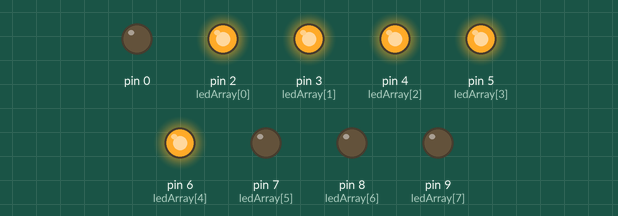
The sketch below on a simulated Arduino Uno, built with avr-gcc and run on an emulated ATmega328P. On the bench: output pins drawn as LEDs (lit = HIGH). Random numbers use the default seed unless the sketch sets one.

Above: at 0.15 s.
At 5.28 s:
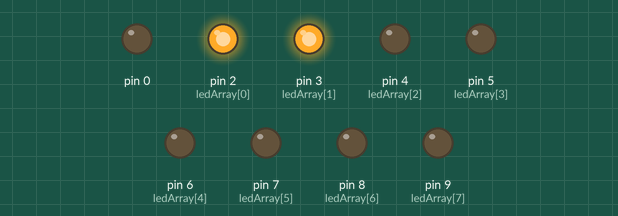
At 11.53 s:
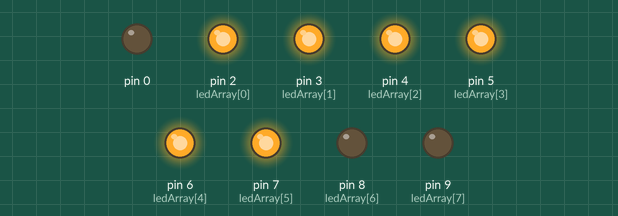
At 18.36 s:
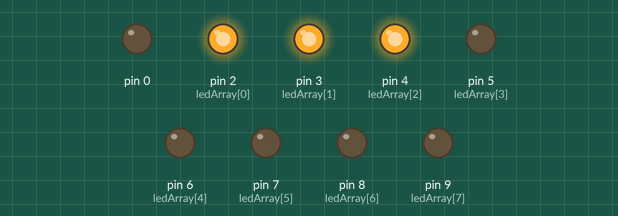
At 27.27 s:
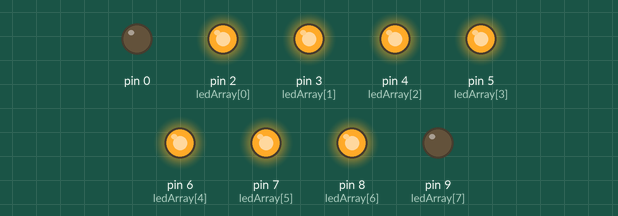
At 36.69 s:
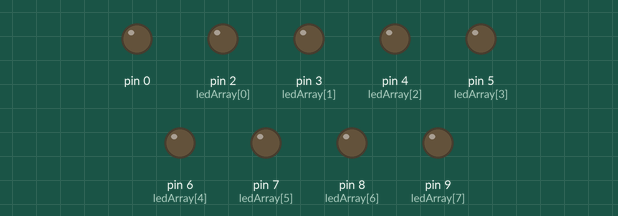
Timing chart, 0 to 40.0 s (numbered marks = the images above):
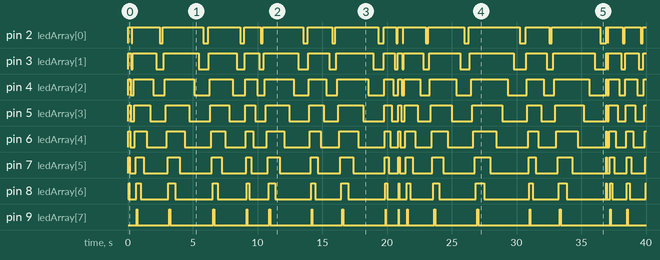

Measured:
- by itself, pin 3 (ledArray[1]): LOW → HIGH at 0.01 s, → LOW 0.26 s later, → HIGH 0.12 s later, → LOW 1.8 s later, … (37 changes in this stretch)
- by itself, pin 4 (ledArray[2]): LOW → HIGH at 0.01 s, → LOW 0.22 s later, → HIGH 0.20 s later, → LOW 1.5 s later, … (37 changes in this stretch)
- by itself, pin 5 (ledArray[3]): LOW → HIGH at 0.02 s, → LOW 0.18 s later, → HIGH 0.29 s later, → LOW 1.2 s later, … (37 changes in this stretch)
- by itself, pin 6 (ledArray[4]): LOW → HIGH at 0.03 s, → LOW 0.13 s later, → HIGH 0.37 s later, → LOW 0.93 s later, … (37 changes in this stretch)
- by itself, pin 7 (ledArray[5]): LOW → HIGH at 0.04 s, → LOW 0.09 s later, → HIGH 0.46 s later, → LOW 0.64 s later, … (37 changes in this stretch)

The sketch:

Deneme20-Array.ino
```cpp
int ledArray[] = {2,3,4,5,6,7,8,9};


void setup() {
  //initialise ledArray as outputs
  for(int i = 0; i<10; i++)
  {
    pinMode(ledArray[i], OUTPUT);
  }
}

void loop() {
  int delayTime = random(100);
  //turn LEDs on from 0-7
  for(int i = 0; i <= 7; i++)
  {
    digitalWrite(ledArray[i], HIGH);
    delay(delayTime);
  }

  //turn LEDs off from 7-0
  for(int i = 7; i >= 0; i--)
  {
    digitalWrite(ledArray[i], LOW);
    delay(delayTime*5);
  }
}
```
